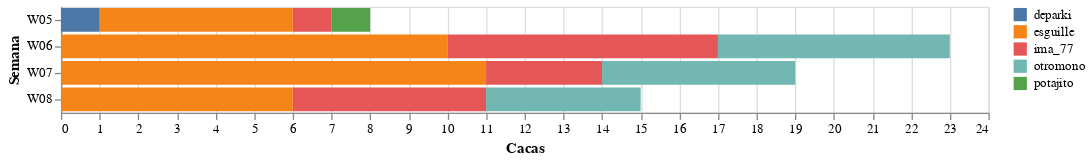

The notebook cell saved with this chart:
### Code cell
alt.Chart(df).mark_bar().encode(
    y=alt.Y('week(date):O', title = "Semana" ),
    x=alt.X('count():Q', title = "Cacas"),
    color=alt.Color("name", title="")
).properties(width=700)

### Figure 1 — Vega-Lite specification as saved in the notebook (floating-point values rounded to 4 significant figures)
{"config": {"view": {"continuousWidth": 300, "continuousHeight": 300}}, "data": {"name": "data-89a0ad4492a069cf15151f73cb54a8cc"}, "mark": {"type": "bar"}, "encoding": {"color": {"field": "name", "title": "", "type": "nominal"}, "x": {"aggregate": "count", "title": "Cacas", "type": "quantitative"}, "y": {"field": "date", "timeUnit": "week", "title": "Semana", "type": "ordinal"}}, "width": 700, "$schema": "https://vega.github.io/schema/vega-lite/v5.16.3.json", "datasets": {"data-89a0ad4492a069cf15151f73cb54a8cc": [{"name": "ima_77", "message": "💩", "timestamp": "2024-03-01T14:42:45.724000+00:00", "date": "2024-03-01T00:00:00", "hour": 14}, {"name": "esguille", "message": "💩", "timestamp": "2024-03-01T09:13:54.713000+00:00", "date": "2024-03-01T00:00:00", "hour": 9}, {"name": "otromono", "message": "💩", "timestamp": "2024-03-01T07:49:17.650000+00:00", "date": "2024-03-01T00:00:00", "hour": 7}, {"name": "ima_77", "message": "💩", "timestamp": "2024-02-29T12:59:06.504000+00:00", "date": "2024-02-29T00:00:00", "hour": 12}, {"name": "esguille", "message": "💩", "timestamp": "2024-02-29T10:38:44.391000+00:00", "date": "2024-02-29T00:00:00", "hour": 10}, {"name": "otromono", "message": "💩", "timestamp": "2024-02-29T07:32:14.986000+00:00", "date": "2024-02-29T00:00:00", "hour": 7}, {"name": "esguille", "message": "💩", "timestamp": "2024-02-28T11:53:15.170000+00:00", "date": "2024-02-28T00:00:00", "hour": 11}, {"name": "ima_77", "message": "💩", "timestamp": "2024-02-28T08:18:36.712000+00:00", "date": "2024-02-28T00:00:00", "hour": 8}, {"name": "otromono", "message": "💩", "timestamp": "2024-02-27T14:21:02.707000+00:00", "date": "2024-02-27T00:00:00", "hour": 14}, {"name": "esguille", "message": "💩", "timestamp": "2024-02-27T09:55:18.086000+00:00", "date": "2024-02-27T00:00:00", "hour": 9}, {"name": "ima_77", "message": "💩", "timestamp": "2024-02-27T06:52:54.631000+00:00", "date": "2024-02-27T00:00:00", "hour": 6}, {"name": "ima_77", "message": "💩", "timestamp": "2024-02-26T12:56:00.356000+00:00", "date": "2024-02-26T00:00:00", "hour": 12}, {"name": "esguille", "message": "💩", "timestamp": "2024-02-26T10:51:22.426000+00:00", "date": "2024-02-26T00:00:00", "hour": 10}, {"name": "esguille", "message": "💩", "timestamp": "2024-02-26T08:46:21.809000+00:00", "date": "2024-02-26T00:00:00", "hour": 8}, {"name": "otromono", "message": "💩", "timestamp": "2024-02-26T07:34:39.984000+00:00", "date": "2024-02-26T00:00:00", "hour": 7}, {"name": "esguille", "message": "💩", "timestamp": "2024-02-24T21:03:32.262000+00:00", "date": "2024-02-24T00:00:00", "hour": 21}, {"name": "esguille", "message": "💩", "timestamp": "2024-02-24T18:51:39.859000+00:00", "date": "2024-02-24T00:00:00", "hour": 18}, {"name": "otromono", "message": "💩", "timestamp": "2024-02-24T09:04:44.199000+00:00", "date": "2024-02-24T00:00:00", "hour": 9}, {"name": "esguille", "message": "💩", "timestamp": "2024-02-24T06:29:35.120000+00:00", "date": "2024-02-24T00:00:00", "hour": 6}, {"name": "esguille", "message": "💩", "timestamp": "2024-02-23T10:08:12.073000+00:00", "date": "2024-02-23T00:00:00", "hour": 10}, {"name": "esguille", "message": "💩", "timestamp": "2024-02-22T18:01:34.522000+00:00", "date": "2024-02-22T00:00:00", "hour": 18}, {"name": "ima_77", "message": "💩", "timestamp": "2024-02-22T16:43:35.890000+00:00", "date": "2024-02-22T00:00:00", "hour": 16}, {"name": "ima_77", "message": "💩", "timestamp": "2024-02-22T08:27:23.853000+00:00", "date": "2024-02-22T00:00:00", "hour": 8}, {"name": "otromono", "message": "💩", "timestamp": "2024-02-22T08:21:24.417000+00:00", "date": "2024-02-22T00:00:00", "hour": 8}, {"name": "esguille", "message": "💩", "timestamp": "2024-02-22T07:11:18.453000+00:00", "date": "2024-02-22T00:00:00", "hour": 7}, {"name": "esguille", "message": "💩", "timestamp": "2024-02-21T23:02:15.350000+00:00", "date": "2024-02-21T00:00:00", "hour": 23}, {"name": "otromono", "message": "💩", "timestamp": "2024-02-21T21:46:40.891000+00:00", "date": "2024-02-21T00:00:00", "hour": 21}, {"name": "ima_77", "message": "💩", "timestamp": "2024-02-21T16:06:07.093000+00:00", "date": "2024-02-21T00:00:00", "hour": 16}, {"name": "esguille", "message": "💩", "timestamp": "2024-02-21T07:33:47.217000+00:00", "date": "2024-02-21T00:00:00", "hour": 7}, {"name": "otromono", "message": "💩", "timestamp": "2024-02-21T07:19:56.522000+00:00", "date": "2024-02-21T00:00:00", "hour": 7}, {"name": "esguille", "message": "💩", "timestamp": "2024-02-20T09:46:36.494000+00:00", "date": "2024-02-20T00:00:00", "hour": 9}, {"name": "esguille", "message": "💩", "timestamp": "2024-02-19T08:09:21.637000+00:00", "date": "2024-02-19T00:00:00", "hour": 8}, {"name": "esguille", "message": "💩", "timestamp": "2024-02-18T11:19:47.090000+00:00", "date": "2024-02-18T00:00:00", "hour": 11}, {"name": "otromono", "message": "💩", "timestamp": "2024-02-18T11:01:45.712000+00:00", "date": "2024-02-18T00:00:00", "hour": 11}, {"name": "esguille", "message": "💩", "timestamp": "2024-02-17T19:34:42.050000+00:00", "date": "2024-02-17T00:00:00", "hour": 19}, {"name": "otromono", "message": "💩", "timestamp": "2024-02-17T12:38:35.206000+00:00", "date": "2024-02-17T00:00:00", "hour": 12}, {"name": "esguille", "message": "💩", "timestamp": "2024-02-17T12:31:48.562000+00:00", "date": "2024-02-17T00:00:00", "hour": 12}, {"name": "otromono", "message": "💩", "timestamp": "2024-02-16T09:21:30.055000+00:00", "date": "2024-02-16T00:00:00", "hour": 9}, {"name": "esguille", "message": "💩", "timestamp": "2024-02-16T09:13:31.282000+00:00", "date": "2024-02-16T00:00:00", "hour": 9}, {"name": "esguille", "message": "💩", "timestamp": "2024-02-16T09:13:18.063000+00:00", "date": "2024-02-16T00:00:00", "hour": 9}, {"name": "esguille", "message": "💩", "timestamp": "2024-02-15T10:34:50.165000+00:00", "date": "2024-02-15T00:00:00", "hour": 10}, {"name": "ima_77", "message": "💩", "timestamp": "2024-02-14T13:35:19.928000+00:00", "date": "2024-02-14T00:00:00", "hour": 13}, {"name": "esguille", "message": "💩", "timestamp": "2024-02-14T09:51:08.462000+00:00", "date": "2024-02-14T00:00:00", "hour": 9}, {"name": "esguille", "message": "💩", "timestamp": "2024-02-14T09:51:03.565000+00:00", "date": "2024-02-14T00:00:00", "hour": 9}, {"name": "ima_77", "message": "💩", "timestamp": "2024-02-14T07:53:19.142000+00:00", "date": "2024-02-14T00:00:00", "hour": 7}, {"name": "otromono", "message": "💩", "timestamp": "2024-02-13T07:32:37.399000+00:00", "date": "2024-02-13T00:00:00", "hour": 7}, {"name": "ima_77", "message": "💩", "timestamp": "2024-02-13T06:45:06.556000+00:00", "date": "2024-02-13T00:00:00", "hour": 6}, {"name": "ima_77", "message": "💩", "timestamp": "2024-02-12T14:57:09.312000+00:00", "date": "2024-02-12T00:00:00", "hour": 14}, {"name": "esguille", "message": "💩", "timestamp": "2024-02-12T11:17:53.087000+00:00", "date": "2024-02-12T00:00:00", "hour": 11}, {"name": "esguille", "message": "💩", "timestamp": "2024-02-12T08:36:24.744000+00:00", "date": "2024-02-12T00:00:00", "hour": 8}, {"name": "otromono", "message": "💩", "timestamp": "2024-02-12T07:53:56.924000+00:00", "date": "2024-02-12T00:00:00", "hour": 7}, {"name": "ima_77", "message": "💩", "timestamp": "2024-02-12T06:46:41.197000+00:00", "date": "2024-02-12T00:00:00", "hour": 6}, {"name": "otromono", "message": "💩", "timestamp": "2024-02-11T18:01:48.183000+00:00", "date": "2024-02-11T00:00:00", "hour": 18}, {"name": "ima_77", "message": "💩", "timestamp": "2024-02-11T17:39:18.958000+00:00", "date": "2024-02-11T00:00:00", "hour": 17}, {"name": "ima_77", "message": "💩", "timestamp": "2024-02-11T11:55:35.894000+00:00", "date": "2024-02-11T00:00:00", "hour": 11}, {"name": "esguille", "message": "💩", "timestamp": "2024-02-11T11:15:38.536000+00:00", "date": "2024-02-11T00:00:00", "hour": 11}, {"name": "otromono", "message": "💩", "timestamp": "2024-02-11T06:48:17.966000+00:00", "date": "2024-02-11T00:00:00", "hour": 6}, {"name": "ima_77", "message": "💩", "timestamp": "2024-02-10T16:31:45.760000+00:00", "date": "2024-02-10T00:00:00", "hour": 16}, {"name": "potajito", "message": "💩", "timestamp": "2024-02-10T09:14:18.896000+00:00", "date": "2024-02-10T00:00:00", "hour": 9}, {"name": "esguille", "message": "💩", "timestamp": "2024-02-10T09:06:29.501000+00:00", "date": "2024-02-10T00:00:00", "hour": 9}, {"name": "esguille", "message": "💩", "timestamp": "2024-02-09T18:52:56.595000+00:00", "date": "2024-02-09T00:00:00", "hour": 18}, {"name": "esguille", "message": "💩", "timestamp": "2024-02-09T18:52:38.230000+00:00", "date": "2024-02-09T00:00:00", "hour": 18}, {"name": "esguille", "message": "💩", "timestamp": "2024-02-09T18:52:19.315000+00:00", "date": "2024-02-09T00:00:00", "hour": 18}, {"name": "esguille", "message": "💩", "timestamp": "2024-02-09T18:45:25.521000+00:00", "date": "2024-02-09T00:00:00", "hour": 18}, {"name": "deparki", "message": "💩", "timestamp": "2024-02-09T18:21:07.454000+00:00", "date": "2024-02-09T00:00:00", "hour": 18}]}}
